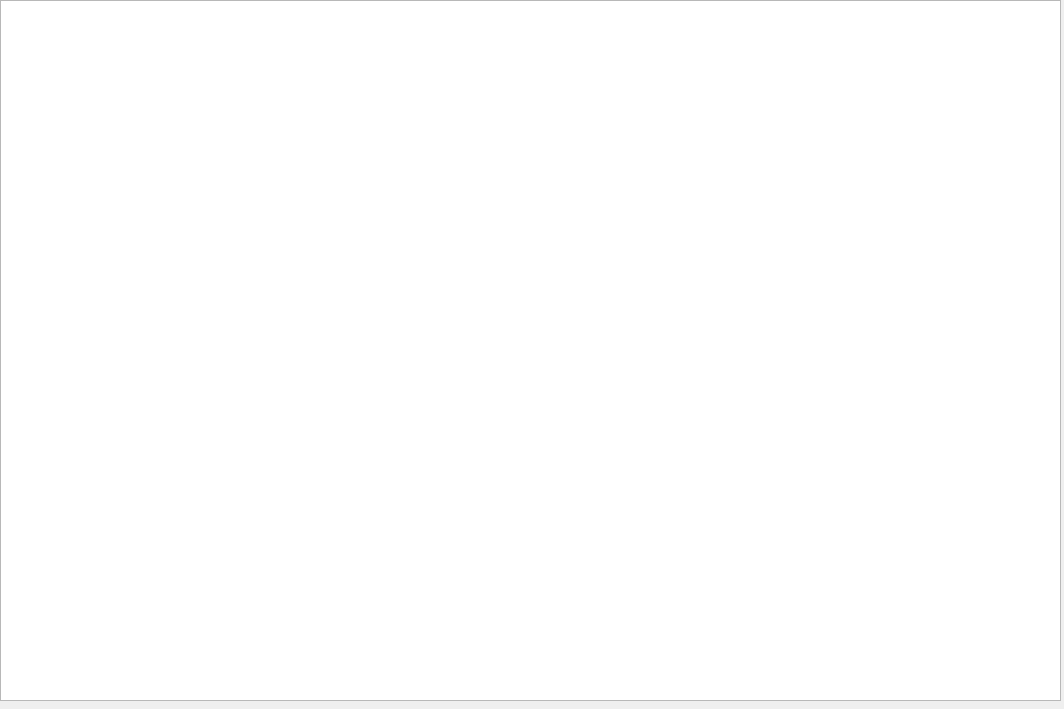
<?xml version="1.0" encoding="UTF-8"?>
<ui version="4.0">
 <class>juego2</class>
 <widget class="QWidget" name="juego2">
  <property name="geometry">
   <rect>
    <x>0</x>
    <y>0</y>
    <width>1064</width>
    <height>709</height>
   </rect>
  </property>
  <property name="windowTitle">
   <string>Form</string>
  </property>
  <widget class="QGraphicsView" name="graphicsViewJ2">
   <property name="geometry">
    <rect>
     <x>0</x>
     <y>0</y>
     <width>1061</width>
     <height>701</height>
    </rect>
   </property>
  </widget>
 </widget>
 <resources/>
 <connections/>
</ui>
